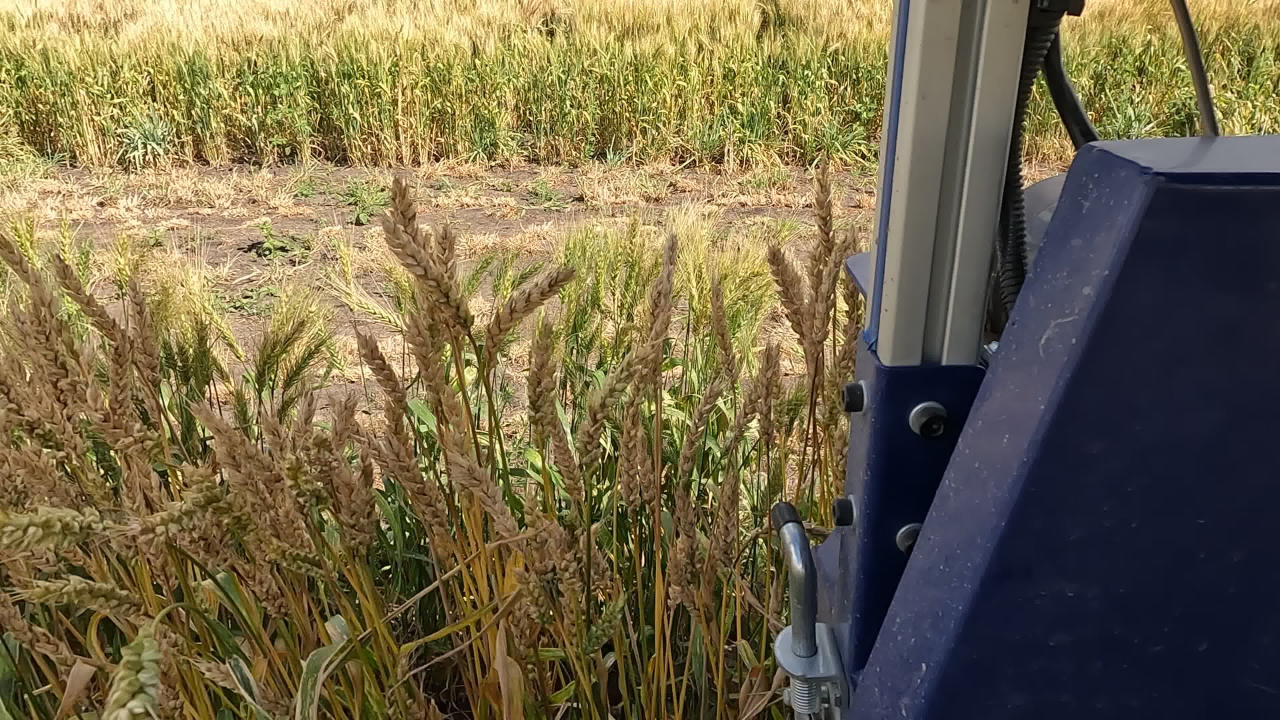
#> input picture wheat_inference_data/frame_0011.jpg, 3840 x 2160 px (shown at 1/3 size)
$ python resize_images.py --input_dir ../wheat_inference_data --output_dir out --width 100 --height 100
#> lines starting #> are read from the running program, lines starting #| are printed output that depends on the picture
import argparse
from pathlib import Path
import cv2
import numpy as np
from tqdm import tqdm  # For progress bar

def resize_image_with_padding(input_path, output_path, size=(512, 512), fill_color=(128, 128, 128)):
    # Read the image
#> called with size = (100, 100), fill_color = (128, 128, 128)
    img = cv2.imread(str(input_path), cv2.IMREAD_UNCHANGED)
#> img is the input picture: shape (2160, 3840, 3); mean B, G, R 72.9, 102.9, 114.3
    if img is None:
        print(f"Warning: Could not read {input_path}")
        return False

    # Normalize color format
    if len(img.shape) == 2:
        img = cv2.cvtColor(img, cv2.COLOR_GRAY2RGB)
    elif img.shape[2] == 4:
        img = cv2.cvtColor(img, cv2.COLOR_BGRA2BGR)
    elif img.shape[2] != 3:
        print(f"Warning: {input_path} has unexpected channels ({img.shape[2]}). Skipping.")
        return False

    h, w = img.shape[:2]
#> h = 2160; w = 3840
    target_h, target_w = size

    # Calculate aspect ratio and new dimensions
    w_ratio = target_w / w
#> w_ratio = 0.026
    h_ratio = target_h / h
#> h_ratio = 0.0463
    scale = min(w_ratio, h_ratio)
#> scale = 0.026

    new_w = int(w * scale)
#> new_w = 100
    new_h = int(h * scale)
#> new_h = 56

    # Resize with LANCZOS4 interpolation
    resized = cv2.resize(img, (new_w, new_h), interpolation=cv2.INTER_LANCZOS4)
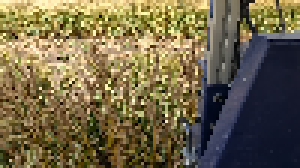
#> resized: shape (56, 100, 3) (shown 3 times larger); mean B, G, R 72.4, 102.4, 113.9

    # Create the final square canvas and center the resized image
    canvas = np.full((target_h, target_w, 3), fill_color, dtype=np.uint8)
    x_offset = (target_w - new_w) // 2
#> x_offset = 0
    y_offset = (target_h - new_h) // 2
#> y_offset = 22

    # Paste the resized image onto the canvas
    canvas[y_offset:y_offset + new_h, x_offset:x_offset + new_w] = resized
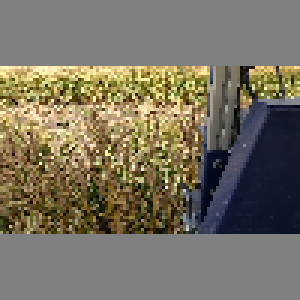
#> canvas: shape (100, 100, 3) (shown 3 times larger); mean B, G, R 96.9, 113.7, 120.1

    # Save the final image
    cv2.imwrite(str(output_path), canvas)

    # Verify output dimensions
    saved_img = cv2.imread(str(output_path))
    if saved_img is None or saved_img.shape[:2] != size:
        print(f"Error: Output image {output_path} has incorrect dimensions or failed to save.")
        return False
    return True

def main():
    parser = argparse.ArgumentParser(description="Resize images with aspect ratio preservation (Scale-to-Fit).")
    parser.add_argument("--input_dir", type=str, required=True, help="Directory with input images")
    parser.add_argument("--output_dir", type=str, required=True, help="Directory to save resized images")
    parser.add_argument("--fill_color", type=int, nargs=3, default=(128, 128, 128), help="RGB fill color for padding (default: 128,128,128)")
    parser.add_argument("--width", type=int, required=True, help="Target width for resized images")
    parser.add_argument("--height", type=int, required=True, help="Target height for resized images")
    args = parser.parse_args()

    input_dir = Path(args.input_dir)
    output_dir = Path(args.output_dir)
    output_dir.mkdir(parents=True, exist_ok=True)

    size = (args.height, args.width)

    # Get list of valid image files
    image_files = [p for p in input_dir.glob("*") if p.is_file() and p.suffix.lower() in ['.jpg', '.jpeg', '.png', '.webp']]

    # Process images with progress bar
    for img_path in tqdm(image_files, desc="Resizing images"):
        output_path = output_dir / img_path.name
        success = resize_image_with_padding(img_path, output_path, size=(args.height, args.width), fill_color=args.fill_color)
        if not success:
            print(f"Failed to process {img_path}")

if __name__ == "__main__":
    main()
